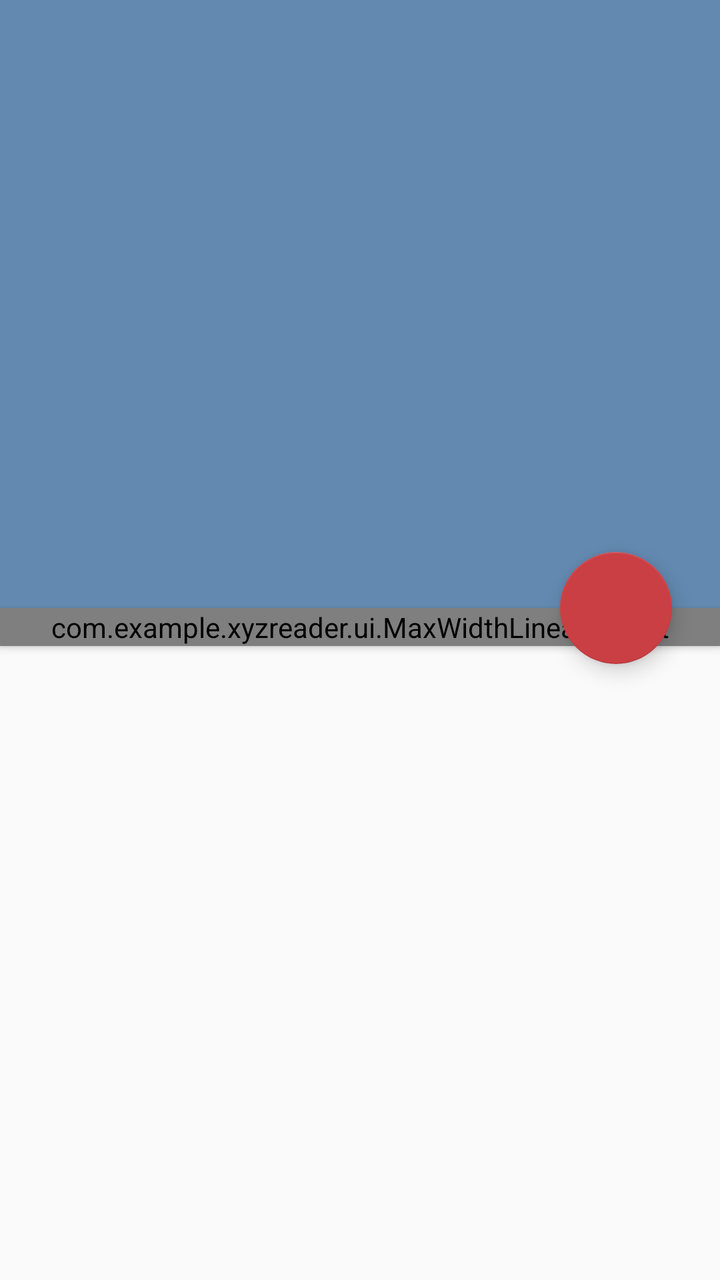
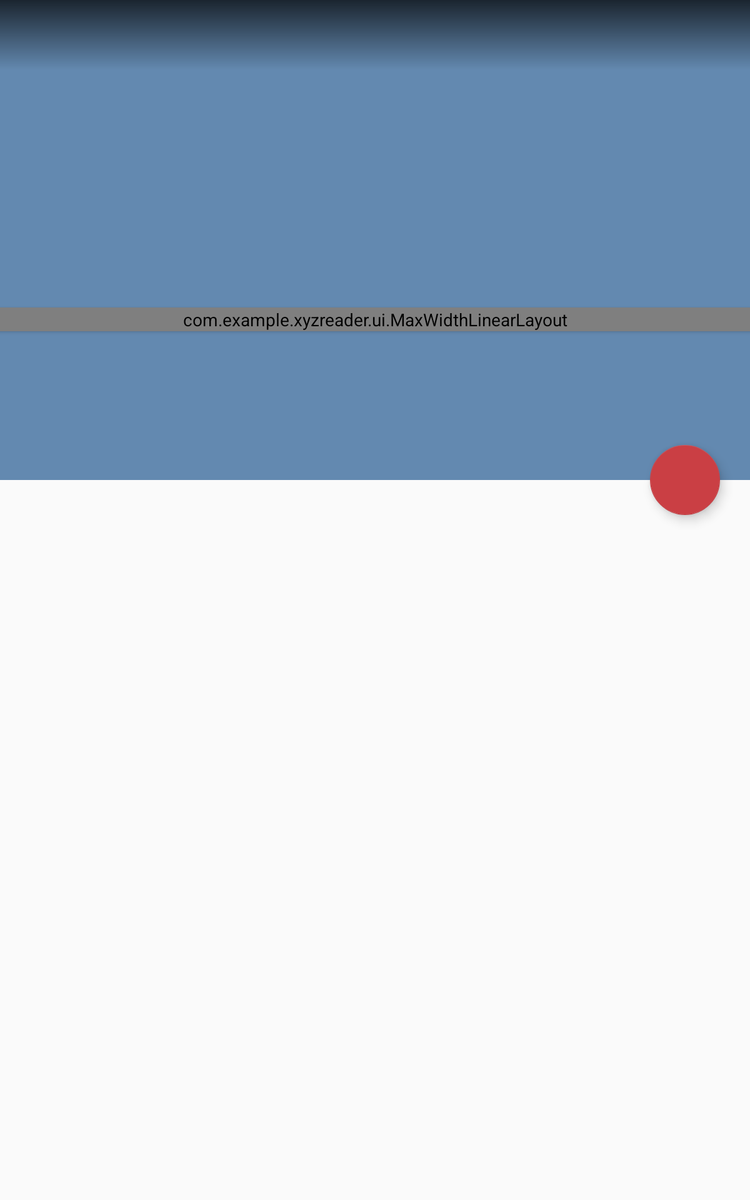

Compare how this app lays out the same screen by default and in its alternative resource folder. The renders come first, then the two layout files and the values they reference.
<!-- AndroidManifest.xml: application theme Theme.Bacon -->
<!-- res/layout/fragment_article_detail.xml -->
<androidx.coordinatorlayout.widget.CoordinatorLayout
    xmlns:android="http://schemas.android.com/apk/res/android"
    xmlns:app="http://schemas.android.com/apk/res-auto"
    android:id="@+id/detail_frag_coordinator"
    android:layout_width="match_parent"
    android:layout_height="match_parent"
    android:fitsSystemWindows="true"
    android:clipChildren="false">
    
    <com.google.android.material.appbar.AppBarLayout
        android:id="@+id/detail_frag_appbar"
        android:layout_width="match_parent"
        android:layout_height="wrap_content"
        android:fitsSystemWindows="true"
        android:theme="@style/ThemeOverlay.AppCompat.Dark.ActionBar">

        <com.google.android.material.appbar.CollapsingToolbarLayout
            android:id="@+id/detail_frag_collapsing_tlbr"
            android:layout_width="match_parent"
            android:layout_height="wrap_content"
            android:fitsSystemWindows="true"
            app:contentScrim="?attr/colorPrimary"
            app:expandedTitleMarginStart="@dimen/detail_inner_horiz_margin"
            app:expandedTitleMarginBottom="@dimen/detail_frag_collapsing_title_margin_bottom"
            app:layout_scrollFlags="scroll|exitUntilCollapsed|snap">

            <ImageView
                android:id="@+id/photo"
                android:layout_width="match_parent"
                android:layout_height="@dimen/detail_photo_height"
                android:fitsSystemWindows="true"
                android:scaleType="centerCrop"
                app:layout_collapseMode="parallax"/>

            <View
                android:layout_width="match_parent"
                android:layout_height="@dimen/detail_frag_bottom_scrim_height"
                android:fitsSystemWindows="true"
                android:layout_gravity="bottom"
                android:background="@drawable/detail_bottom_scrim"/>

            <LinearLayout
                android:id="@+id/meta_bar"
                android:layout_width="match_parent"
                android:layout_height="wrap_content"
                android:layout_gravity="bottom"
                android:layout_marginTop="@dimen/detail_metabar_vert_padding"
                android:orientation="vertical"
                android:paddingLeft="@dimen/detail_inner_horiz_margin"
                android:paddingTop="@dimen/detail_metabar_vert_padding"
                android:paddingRight="@dimen/detail_inner_horiz_margin"
                android:paddingBottom="@dimen/detail_metabar_vert_padding">

                <TextView
                    android:id="@+id/article_title"
                    style="?android:attr/textAppearanceLarge"
                    android:layout_width="match_parent"
                    android:layout_height="wrap_content"
                    android:fontFamily="sans-serif-condensed"
                    android:lineSpacingMultiplier="0.9"
                    android:textColor="@android:color/white"
                    android:textSize="@dimen/detail_title_text_size"
                    android:textStyle="bold" />

                <TextView
                    android:id="@+id/article_byline"
                    style="?android:attr/textAppearanceSmall"
                    android:layout_width="wrap_content"
                    android:layout_height="wrap_content"
                    android:textColor="#8fff" />
            </LinearLayout>

            <androidx.appcompat.widget.Toolbar
                android:id="@+id/detail_frag_tlbr"
                android:layout_width="match_parent"
                android:layout_height="?attr/actionBarSize"
                app:layout_collapseMode="pin"
                app:popupTheme="@style/ThemeOverlay.AppCompat.Light"/>

        </com.google.android.material.appbar.CollapsingToolbarLayout>

    </com.google.android.material.appbar.AppBarLayout>

        <androidx.core.widget.NestedScrollView
            android:id="@+id/scrollview"
            android:layout_width="match_parent"
            android:layout_height="match_parent"
            app:layout_behavior="@string/appbar_scrolling_view_behavior">

                <com.example.xyzreader.ui.MaxWidthLinearLayout
                    android:layout_width="match_parent"
                    android:layout_height="wrap_content"
                    android:layout_gravity="center_horizontal"
                    android:background="#fff"
                    android:elevation="2dp"
                    android:maxWidth="@dimen/detail_card_max_width"
                    android:orientation="vertical">

                    <TextView
                        android:id="@+id/article_body"
                        style="?android:attr/textAppearanceMedium"
                        android:layout_width="match_parent"
                        android:layout_height="wrap_content"
                        android:layout_marginTop="@dimen/detail_body_top_margin"
                        android:layout_marginLeft="@dimen/detail_inner_horiz_margin"
                        android:layout_marginRight="@dimen/detail_inner_horiz_margin"
                        android:lineSpacingMultiplier="@fraction/detail_body_line_spacing_multiplier"
                        android:paddingBottom="@dimen/detail_body_bottom_margin"
                        android:textColorLink="@color/theme_accent"
                        android:textSize="@dimen/detail_body_text_size" />


                </com.example.xyzreader.ui.MaxWidthLinearLayout>
        </androidx.core.widget.NestedScrollView>

    <com.google.android.material.floatingactionbutton.FloatingActionButton
        android:id="@+id/share_fab"
        android:layout_width="wrap_content"
        android:layout_height="wrap_content"
        android:layout_margin="@dimen/fab_margin"
        android:src="@drawable/ic_share"
        app:fabSize="normal"
        app:layout_anchor="@+id/detail_frag_appbar"
        android:contentDescription="@string/action_share"
        app:layout_anchorGravity="bottom|right|end" />

</androidx.coordinatorlayout.widget.CoordinatorLayout>
<!-- resources referenced by this layout -->
<resources>
  <color name="theme_accent">#CA3F44</color>
  <dimen name="detail_body_bottom_margin">88dp</dimen>
  <dimen name="detail_body_text_size">22sp</dimen>
  <dimen name="detail_body_top_margin">24dp</dimen>
  <dimen name="detail_card_max_width">10000dp</dimen>
  <dimen name="detail_frag_bottom_scrim_height">160dp</dimen>
  <dimen name="detail_frag_collapsing_title_margin_bottom">44dp</dimen>
  <dimen name="detail_inner_horiz_margin">16dp</dimen>
  <dimen name="detail_metabar_vert_padding">16dp</dimen>
  <dimen name="detail_photo_height">304dp</dimen>
  <dimen name="detail_title_text_size">32sp</dimen>
  <dimen name="fab_margin">24dp</dimen>
  <string name="action_share">Share</string>
  <style name="Theme.Bacon" parent="@style/Theme.AppCompat.Light.NoActionBar">
  
          <item name="colorPrimary">@color/theme_primary</item>
          <item name="colorPrimaryDark">@color/theme_primary_dark</item>
          <item name="colorAccent">@color/theme_accent</item>
  
          
          <item name="android:windowActivityTransitions">true</item>
          <item name="android:windowContentTransitions">true</item>
          <item name="android:windowSharedElementEnterTransition">
              @transition/change_image_transform</item>
  
      </style>
  <color name="theme_primary">#6389B0</color>
  <color name="theme_primary_dark">#4A7094</color>
</resources>
<!-- res/layout-sw600dp/fragment_article_detail.xml (the repository's variant of the layout above) -->
<!-- drawn on a 7-inch tablet held upright -->
<androidx.coordinatorlayout.widget.CoordinatorLayout
    xmlns:android="http://schemas.android.com/apk/res/android"
    xmlns:app="http://schemas.android.com/apk/res-auto"
    android:id="@+id/detail_frag_coordinator"
    android:layout_width="match_parent"
    android:layout_height="match_parent"
    android:fitsSystemWindows="true"
    android:clipChildren="false">
    
    <com.google.android.material.appbar.AppBarLayout
        android:id="@+id/detail_frag_appbar"
        android:layout_width="match_parent"
        android:layout_height="wrap_content"
        android:fitsSystemWindows="true"
        android:theme="@style/ThemeOverlay.AppCompat.Dark.ActionBar">

        <com.google.android.material.appbar.CollapsingToolbarLayout
            android:id="@+id/detail_frag_collapsing_tlbr"
            android:layout_width="match_parent"
            android:layout_height="wrap_content"
            android:fitsSystemWindows="true"
            app:contentScrim="?attr/colorPrimary"
            app:expandedTitleMarginStart="@dimen/detail_inner_horiz_margin"
            app:expandedTitleMarginBottom="@dimen/detail_frag_collapsing_title_margin_bottom"
            app:layout_scrollFlags="scroll|exitUntilCollapsed|snap">

            <ImageView
                android:id="@+id/photo"
                android:layout_width="match_parent"
                android:layout_height="@dimen/detail_photo_height"
                android:fitsSystemWindows="true"
                android:scaleType="centerCrop"
                app:layout_collapseMode="parallax"/>

            <View
                android:layout_width="match_parent"
                android:layout_height="@dimen/detail_frag_top_scrim_height"
                android:fitsSystemWindows="true"
                android:layout_gravity="top"
                android:background="@drawable/detail_top_scrim"/>


            <View
                android:layout_width="match_parent"
                android:layout_height="@dimen/detail_frag_bottom_scrim_height"
                android:fitsSystemWindows="true"
                android:layout_gravity="bottom"
                android:background="@drawable/detail_bottom_scrim"/>

            <androidx.appcompat.widget.Toolbar
                android:id="@+id/detail_frag_tlbr"
                android:layout_width="match_parent"
                android:layout_height="?attr/actionBarSize"
                app:layout_collapseMode="pin"
                app:popupTheme="@style/ThemeOverlay.AppCompat.Light"/>

        </com.google.android.material.appbar.CollapsingToolbarLayout>

    </com.google.android.material.appbar.AppBarLayout>

        <androidx.core.widget.NestedScrollView
            android:id="@+id/scrollview"
            android:layout_width="match_parent"
            android:layout_height="match_parent"
            app:behavior_overlapTop="@dimen/detail_card_overlap_top"
            app:layout_behavior="@string/appbar_scrolling_view_behavior">

            <androidx.cardview.widget.CardView
                android:layout_width="@dimen/detail_card_max_width"
                android:layout_height="wrap_content"
                android:layout_gravity="center_horizontal"
                android:elevation="@dimen/detail_card_elevation">

                <com.example.xyzreader.ui.MaxWidthLinearLayout
                        android:layout_width="match_parent"
                        android:layout_height="wrap_content"
                        android:layout_gravity="center_horizontal"
                        android:background="#fff"
                        android:maxWidth="@dimen/detail_card_max_width"
                        android:orientation="vertical">

                    <LinearLayout
                        android:id="@+id/meta_bar"
                        android:layout_width="match_parent"
                        android:layout_height="wrap_content"
                        android:layout_gravity="bottom"
                        android:orientation="vertical"
                        android:paddingLeft="@dimen/detail_inner_horiz_margin"
                        android:paddingTop="@dimen/detail_metabar_vert_padding"
                        android:paddingRight="@dimen/detail_inner_horiz_margin"
                        android:paddingBottom="@dimen/detail_metabar_vert_padding">

                        <TextView
                            android:id="@+id/article_title"
                            style="?android:attr/textAppearanceLarge"
                            android:layout_width="match_parent"
                            android:layout_height="wrap_content"
                            android:fontFamily="sans-serif-condensed"
                            android:lineSpacingMultiplier="0.9"
                            android:textColor="@android:color/white"
                            android:textSize="@dimen/detail_title_text_size"
                            android:textStyle="bold" />

                        <TextView
                            android:id="@+id/article_byline"
                            style="?android:attr/textAppearanceSmall"
                            android:layout_width="wrap_content"
                            android:layout_height="wrap_content"
                            android:textColor="#8fff" />
                    </LinearLayout>

                        <TextView
                            android:id="@+id/article_body"
                            style="?android:attr/textAppearanceMedium"
                            android:layout_width="match_parent"
                            android:layout_height="wrap_content"
                            android:layout_marginTop="@dimen/detail_body_top_margin"
                            android:layout_marginLeft="@dimen/detail_inner_horiz_margin"
                            android:layout_marginRight="@dimen/detail_inner_horiz_margin"
                            android:lineSpacingMultiplier="@fraction/detail_body_line_spacing_multiplier"
                            android:paddingBottom="@dimen/detail_body_bottom_margin"
                            android:textColorLink="@color/theme_accent"
                            android:textSize="@dimen/detail_body_text_size" />


                    </com.example.xyzreader.ui.MaxWidthLinearLayout>
            </androidx.cardview.widget.CardView>
        </androidx.core.widget.NestedScrollView>

    <com.google.android.material.floatingactionbutton.FloatingActionButton
        android:id="@+id/share_fab"
        android:layout_width="wrap_content"
        android:layout_height="wrap_content"
        android:layout_margin="@dimen/fab_margin"
        android:src="@drawable/ic_share"
        app:fabSize="normal"
        app:layout_anchor="@+id/detail_frag_appbar"
        android:contentDescription="@string/action_share"
        app:layout_anchorGravity="bottom|right|end" />

</androidx.coordinatorlayout.widget.CoordinatorLayout>
<!-- resources referenced by the variant -->
<!-- as a 7-inch tablet held upright resolves them -->
<resources>
  <color name="theme_accent">#CA3F44</color>
  <!-- from res/values-sw600dp/ -->
  <dimen name="detail_body_bottom_margin">96dp</dimen>
  <!-- from res/values-sw600dp/ -->
  <dimen name="detail_body_text_size">20sp</dimen>
  <dimen name="detail_body_top_margin">24dp</dimen>
  <dimen name="detail_card_elevation">1dp</dimen>
  <dimen name="detail_card_max_width">10000dp</dimen>
  <!-- from res/values-sw600dp/ -->
  <dimen name="detail_card_overlap_top">138dp</dimen>
  <dimen name="detail_frag_bottom_scrim_height">160dp</dimen>
  <!-- from res/values-sw600dp/ -->
  <dimen name="detail_frag_collapsing_title_margin_bottom">72dp</dimen>
  <dimen name="detail_frag_top_scrim_height">56dp</dimen>
  <!-- from res/values-sw600dp/ -->
  <dimen name="detail_inner_horiz_margin">64dp</dimen>
  <!-- from res/values-sw600dp/ -->
  <dimen name="detail_metabar_vert_padding">32dp</dimen>
  <!-- from res/values-sw600dp/ -->
  <dimen name="detail_photo_height">384dp</dimen>
  <!-- from res/values-sw600dp/ -->
  <dimen name="detail_title_text_size">42sp</dimen>
  <!-- from res/values-sw600dp/ -->
  <dimen name="fab_margin">24dp</dimen>
  <!-- drawable detail_top_scrim (drawable) -->
  <?xml version="1.0" encoding="utf-8"?>
  <shape xmlns:android="http://schemas.android.com/apk/res/android"
      android:shape="rectangle">
      <gradient
          android:angle="90"
          android:endColor="#BB000000"
          android:startColor="#00000000"/>
  
  </shape>
  <string name="action_share">Share</string>
  <style name="Theme.Bacon" parent="@style/Theme.AppCompat.Light.NoActionBar">
  
          <item name="colorPrimary">@color/theme_primary</item>
          <item name="colorPrimaryDark">@color/theme_primary_dark</item>
          <item name="colorAccent">@color/theme_accent</item>
  
          
          <item name="android:windowActivityTransitions">true</item>
          <item name="android:windowContentTransitions">true</item>
          <item name="android:windowSharedElementEnterTransition">
              @transition/change_image_transform</item>
  
      </style>
  <color name="theme_primary">#6389B0</color>
  <color name="theme_primary_dark">#4A7094</color>
</resources>
